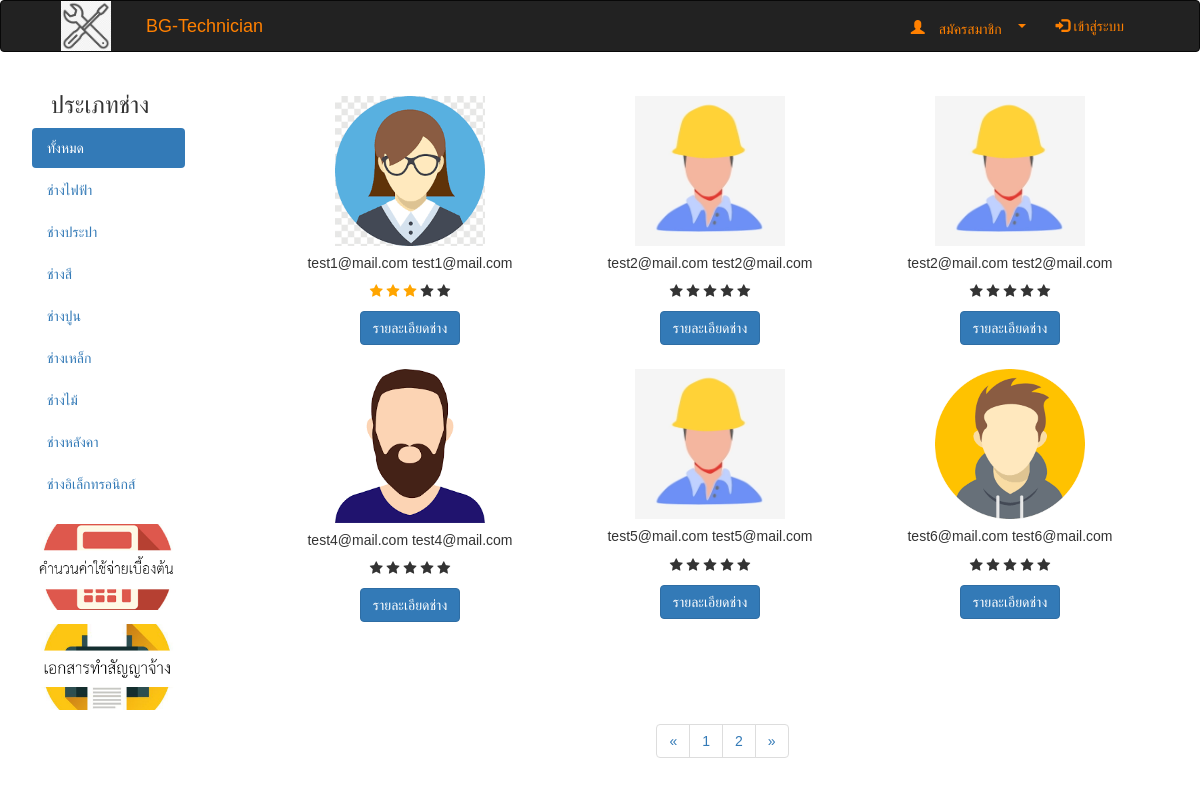
The page / on the database its author committed.
### tables this page shows
CREATE TABLE `users` (
  `id` int(10) NOT NULL,
  `email` varchar(100) NOT NULL,
  `password` varchar(1000) NOT NULL,
  `firstname` varchar(100) NOT NULL,
  `lastname` varchar(100) NOT NULL,
  `sex` enum('male','female') NOT NULL,
  `address` varchar(1000) DEFAULT NULL,
  `contact` varchar(100) DEFAULT NULL,
  `detail` varchar(1000) DEFAULT NULL,
  `status` enum('user','admin','technician','wait','wait-fix','fixed') NOT NULL,
  `avatar_path` varchar(1000) DEFAULT NULL,
  `certificate_id` varchar(100) DEFAULT NULL,
  `star` float NOT NULL
);

### index.php (the view, shortened to what this page needs)
<?php
require 'header.php';
require 'connection.php';
@$id = $_GET['id'];
@$value = $_GET['value'];
$perpage = 6;
if (isset($_GET['page'])) {
    $page = $_GET['page'];
} else {
    $page = 1;
}
$start = ($page - 1) * $perpage;
if($value==''){
    $sql = "select * from users WHERE status ='technician' limit {$start} , {$perpage} ";
$result = mysqli_query($connect, $sql);
}else{
    $sql = "SELECT us.id, us.firstname, us.lastname, us.avatar_path, us.star
FROM users as us
LEFT JOIN career as cr
ON us.email = cr.email WHERE cr.career_name ='$value'and us.status='technician' limit {$start} , {$perpage}";
    $result = mysqli_query($connect, $sql);
}
?>
<!DOCTYPE html>
<html lang="en">
<head>
</head>
<body>
<div  class="col-md-12 wrapper" >
    <div class="row wrapper" >
        <div class="col-md-2" style="margin-right: 5%;">
            <h3 align="center">ประเภทช่าง</h3>
            <ul class="nav nav-pills nav-stacked" style="margin-left: 10%; ">
                <li <?php if($id == ""){echo 'class="active"';} ?>><a href="index.php">ทั้งหมด</a></li>
                <li <?php if($id == '1'){echo 'class="active"';} ?>><a href="index.php?id=1&value=Electrician" value="Electrician">ช่างไฟฟ้า</a></li>
                <li <?php if($id == '2'){echo 'class="active"';} ?>><a href="index.php?id=2&value=Plumber" value="Plumber">ช่างประปา</a></li>
                <li <?php if($id == '3'){echo 'class="active"';} ?>><a href="index.php?id=3&value=Painter" value="Painter">ช่างสี</a></li>
                <li <?php if($id == '4'){echo 'class="active"';} ?>><a href="index.php?id=4&value=Plasterer" value="Plasterer">ช่างปูน</a></li>
                <li <?php if($id == '5'){echo 'class="active"';} ?>><a href="index.php?id=5&value=Metalworker" value="Metalworker">ช่างเหล็ก</a></li>
                <li <?php if($id == '6'){echo 'class="active"';} ?>><a href="index.php?id=6&value=Carpenters" value="Carpenters">ช่างไม้</a></li>
                <li <?php if($id == '7'){echo 'class="active"';} ?>><a href="index.php?id=7&value=Roof-technician" value="Roof-technician">ช่างหลังคา</a></li>
                <li <?php if($id == '8'){echo 'class="active"';} ?>><a href="index.php?id=8&value=Electronic-technician" value="Electronic-technician">ช่างอิเล็กทรอนิกส์</a></li>
                <br>
                <form action="equipment-list.php" target ="_blank" >
                    <input type="image" src="img/calculate.jpg" width="150px" height="auto" align="center" name="button"
                           id="button" value="Print" >
                </form>
                <form action="file/contract.pdf" target ="_blank" >
                    <input type="image" src="img/print.jpg" width="150px" height="auto" align="center" name="button"
                           id="button" value="Print" >
                </form>
            </ul>
        </div>
<?php while ($row = mysqli_fetch_array($result)) { ?>
    <div class="col-md-3" style="text-align: center; margin-top:2%;" >
            <div class="card" style="width: auto;">
                <img class="card-img-top" src="<?php echo $row['avatar_path']?>" alt="Card image cap" width="150px">
                <div class="card-body">
                    <h5 class="card-title"><?php echo $row['firstname']; echo "\n\n"; echo $row['lastname'];?></h5>
                    <div class="row" style="margin-bottom: 10px">
                            <span class="fa fa-star <?php if ($row['star']>=1){echo "checked";} ?>"></span>
                            <span class="fa fa-star <?php if ($row['star']>=2){echo "checked";} ?>"></span>
                            <span class="fa fa-star <?php if ($row['star']>=3){echo "checked";} ?>"></span>
                            <span class="fa fa-star <?php if ($row['star']>=4){echo "checked";} ?>"></span>
                            <span class="fa fa-star <?php if ($row['star']>=5){echo "checked";} ?>"></span>
                    </div>
                    <a href="profile-all.php?id=<?php echo $row['id'] ?>" class="btn btn-primary">รายละเอียดช่าง</a>
                </div>
            </div>
        </div>
<?php }
if($value==''){
    $sql2 = "select * from users WHERE status ='technician' ";
    $query2 = mysqli_query($connect, $sql2);
    $total_record = mysqli_num_rows($query2);
    $total_page = ceil($total_record / $perpage);
}
?>
</div>
    <div class="footer">
            <nav style="margin-left: 18%">
                <ul class="pagination">
                    <li>
                        <a href="index.php?page=1&id=<?php echo $id?>&value=<?php echo $value ?>" aria-label="Previous" <?php if($total_page <1){echo "hidden";}?>>
                            <span aria-hidden="true">&laquo;</span>
                        </a>
                    </li>
                    <?php for($i=1;$i<=$total_page;$i++){ ?>
                        <li><a href="index.php?page=<?php echo $i; ?>&id=<?php echo $id?>&value=<?php echo $value ?>"><?php echo $i; ?></a></li>
                    <?php } ?>
                    <li>
                        <a href="index.php?page=<?php echo $total_page;?>&id=<?php echo $id?>&value=<?php echo $value ?>" aria-label="Next" <?php if($total_page <1){echo "hidden";}?>>
                            <span aria-hidden="true">&raquo;</span>
                        </a>
                    </li>
                </ul>
            </nav>
    </div>
</body>
</html>

### css/style-admin.css (style rules this page uses)
body { font-family: sans-serif; }

### index.php (style rules this page uses)
html, body { height: 90%; margin: 0; padding: 0; }
.wrapper { display: block; min-height: 100%; height: auto !important; height: 100%; margin-bottom: -20px; }
.footer { height: 20px; display: block; text-align: center; }
.checked { color: orange; }

### rows shown on the page
users: avatar_path (picture), firstname "test1@mail.com", lastname "test1@mail.com", star 3.5 (drawn)
users: avatar_path (picture), firstname "test2@mail.com", lastname "test2@mail.com", star 0 (drawn)
users: avatar_path (picture), firstname "test2@mail.com", lastname "test2@mail.com", star 0 (drawn)
users: avatar_path (picture), firstname "test4@mail.com", lastname "test4@mail.com", star 0 (drawn)
users: avatar_path (picture), firstname "test5@mail.com", lastname "test5@mail.com", star 0 (drawn)
users: avatar_path (picture), firstname "test6@mail.com", lastname "test6@mail.com", star 0 (drawn)
